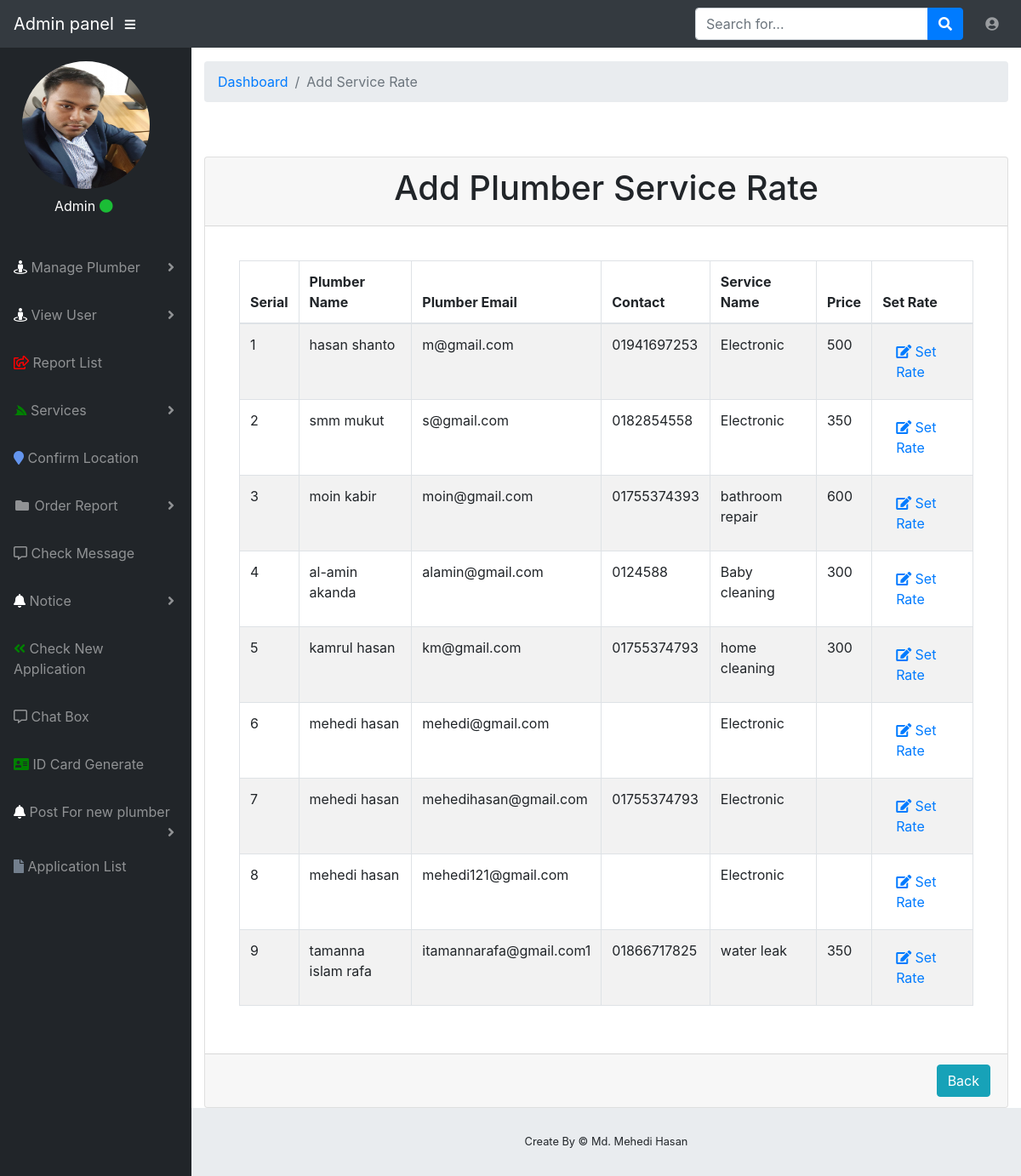
Screenshot of /admin/rate.php (signed in) with the database file from the repository.
### tables this page shows
CREATE TABLE `plumbers` (
  `id` int(11) NOT NULL,
  `first_name` varchar(255) NOT NULL,
  `last_name` varchar(255) NOT NULL,
  `username` varchar(255) NOT NULL,
  `service` varchar(255) NOT NULL,
  `nid` varchar(255) NOT NULL,
  `password` varchar(255) NOT NULL,
  `status` varchar(255) NOT NULL,
  `contact` varchar(255) NOT NULL,
  `address` varchar(255) NOT NULL,
  `gender` varchar(255) NOT NULL,
  `image` varchar(255) NOT NULL,
  `date` date NOT NULL,
  `rate` varchar(255) NOT NULL
);

### admin/rate.php (the view, shortened to what this page needs)
<?php
require_once '../php/db_connect.php';
?>
<?php include "front/header.php"; ?>
<body id="page-top">
<?php include "front/nav.php";?>
<div id="wrapper">
    <?php include "front/sidebar.php";?>
    <div id="content-wrapper">
        <div class="container-fluid">
            <ol class="breadcrumb">
                <li class="breadcrumb-item">
                    <a href="#">Dashboard</a>
                </li>
                <li class="breadcrumb-item active">Add Service Rate</li>
            </ol>
            <div class="row">
                <div class="col-md-12 mx-auto mt-5">
                    <div class="card">
                        <div class="card-header">
                            <h1 class="text-center">Add Plumber Service Rate</h1>
                            <?php
                            $sql = "SELECT * FROM plumbers";
                            $res = mysqli_query($connect, $sql);
                            ?>
                        </div>
                        <div class="card-body">
                            <div class="card-body">
                                <div class="table-responsive">
                                     <table class="table table-striped table-bordered">
                                         <thead>
                                            <tr>
                                                <th>Serial</th>
                                                <th>Plumber Name</th>
                                                <th>Plumber Email</th>
                                                <th>Contact</th>
                                                <th>Service Name</th>
                                                <th>Price</th>
                                                <th>Set Rate</th>
                                            </tr>
                                         </thead>
                                         <tbody>
                                         <?php
                                            $i = 1;
                                            while ($row = mysqli_fetch_assoc($res)){?>
                                                <tr>
                                                    <td><?php echo $i++;?></td>
                                                    <td><?php echo $row['first_name'];?> <?php echo $row['last_name'];?></td>
                                                    <td><?php echo $row['username'];?></td>
                                                    <td><?php echo $row['contact'];?></td>
                                                    <td><?php echo $row['service'];?></td>
                                                    <td><?php echo $row['rate'];?></td>
                                                    <td>
                                                        <a href="add_rate.php?id=<?php echo $row['id']?>" class="nav-link"><i class="fas fa-edit"></i> Set Rate</a>
                                                    </td>
                                                </tr>
                                         <?php }?>
                                         </tbody>
                                     </table>
                                </div>
                            </div>
                        </div>
                        <div class="card-footer">
                            <a href="admin_dashboard.php" class="float-right"><button type="button" class="btn btn-info">Back</button></a>
                        </div>
                    </div>
                </div>
            </div>
        </div>
        <footer class="sticky-footer">
            <div class="container my-auto">
                <div class="copyright text-center my-auto">
                    <span>Create By © Md. Mehedi Hasan</span>
                </div>
            </div>
        </footer>
    </div>
</div>
</body>
</html>

### rows the page displays
plumbers: first_name "hasan", last_name "shanto", username "m@gmail.com", contact "01941697253", service "Electronic", rate "500"
plumbers: first_name "smm", last_name "mukut", username "s@gmail.com", contact "0182854558", service "Electronic", rate "350"
plumbers: first_name "moin", last_name "kabir", username "moin@gmail.com", contact "01755374393", service "bathroom repair", rate "600"
plumbers: first_name "al-amin", last_name "akanda", username "alamin@gmail.com", contact "0124588", service "Baby cleaning", rate "300"
plumbers: first_name "kamrul", last_name "hasan", username "km@gmail.com", contact "01755374793", service "home cleaning", rate "300"
plumbers: first_name "mehedi", last_name "hasan", username "mehedi@gmail.com", service "Electronic"
plumbers: first_name "mehedi", last_name "hasan", username "mehedihasan@gmail.com", contact "01755374793", service "Electronic"
plumbers: first_name "mehedi", last_name "hasan", username "mehedi121@gmail.com", service "Electronic"
plumbers: first_name "tamanna", last_name "islam rafa", username "itamannarafa@gmail.com1", contact "01866717825", service "water leak", rate "350"
